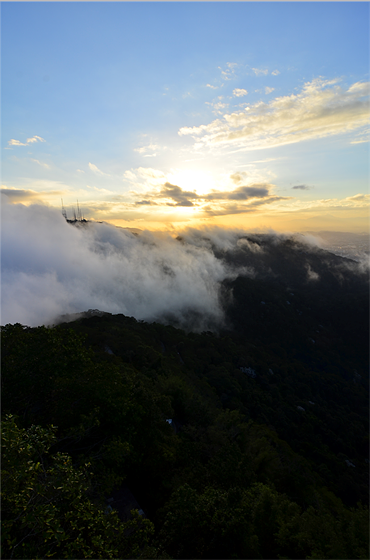
#> input picture resources/low-contrast.png, 370 x 560 px
$ python assignment03.py
#> lines starting #> are read from the running program, lines starting #| are printed output that depends on the picture; after the words box and inside, x2 and y2 are one past the last pixel; in counts of white or black regions, pixels touching at a corner belong together
#!/usr/bin/python3
"""
Assignment 03: Contrast correction in dark regions with histogram
equalization.
"""
import argparse

import cv2
import numpy as np


def main():
    """Entry-point"""
    parser = argparse.ArgumentParser(
        description="Dark regions contrast corrector.",
        formatter_class=argparse.ArgumentDefaultsHelpFormatter)
    parser.add_argument(
        '-i', '--inputImage',
        default='resources/low-contrast.png',
        help="Input image's path.")
    parser.add_argument(
        '--gray',
        action='store_const',
        const=True,
        help="Read image as grayscale (flag).")
    args = parser.parse_args()
    flag = cv2.IMREAD_GRAYSCALE if args.gray else cv2.IMREAD_COLOR
    img = cv2.imread(args.inputImage, flag)
#> img is the input picture: shape (560, 370, 3); mean B, G, R 102.3, 99.4, 91.6
    if img is None:
        raise RuntimeError('Image could not be loaded.')
    img2 = correct_contrast(img)
    cv2.imshow('input', img)
    cv2.imshow('output', img2)
    cv2.waitKey(0)
    cv2.destroyAllWindows()


def correct_contrast(img):
    """Corrects the constrast of dark regions on the image color or gray."""
    if len(img.shape) > 2:
        hsv = cv2.cvtColor(img, cv2.COLOR_BGR2HSV)
#> hsv: shape (560, 370, 3); mean H, S, V 69.4, 108.6, 111.8
        (h, s, v) = cv2.split(hsv)
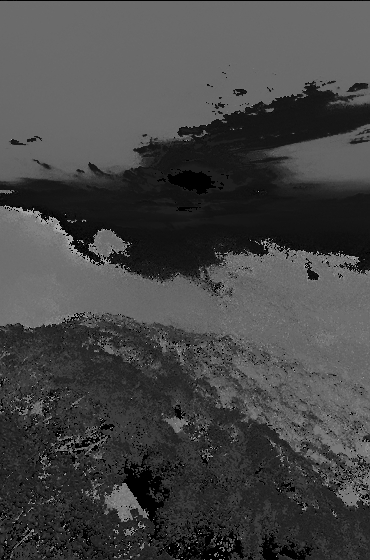
#> h: shape (560, 370); min 0, max 176, mean 69.4
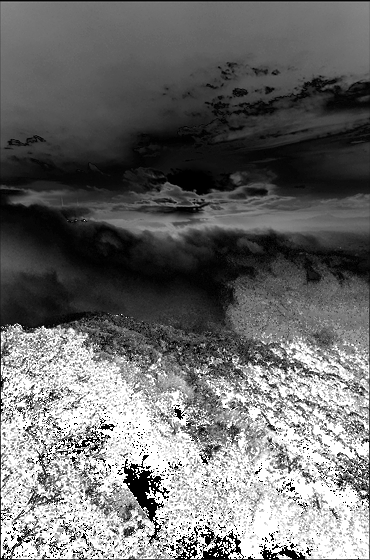
#> s: shape (560, 370); min 0, max 255, mean 108.6
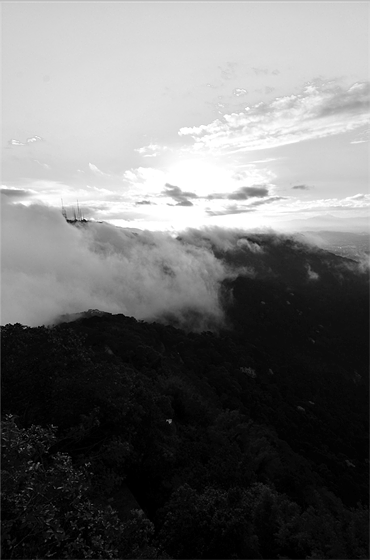
#> v: shape (560, 370); min 0, max 255, mean 111.8
        cv2.imshow('value in', v)
        v = do_correct_contrast(v)
        cv2.imshow('value out', v)
        hsv = cv2.merge((h, s, v))
        img_out = cv2.cvtColor(hsv, cv2.COLOR_HSV2BGR)
    else:
        img_out = do_correct_contrast(img)
    return img_out


def do_correct_contrast(img):
    """Corrects the constrast of dark regions on the gray image."""
    thr_val, thr_img = cv2.threshold(img, 0, 255,
                                     cv2.THRESH_BINARY_INV + cv2.THRESH_OTSU)
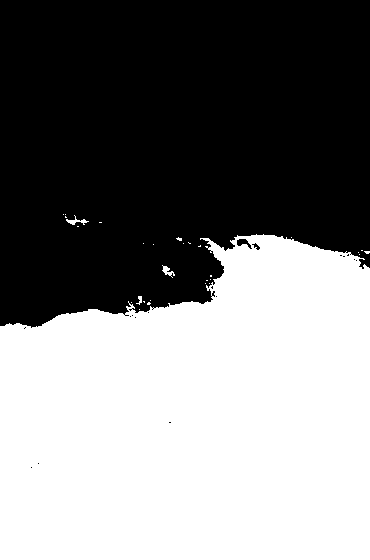
#> thr_img: shape (560, 370); 49.3% white; 30 white regions (26 under 20 px), largest, box (x1, y1, x2, y2) and area: (0, 234, 370, 560) 101933, (66, 215, 89, 225) 76, (162, 265, 175, 278) 69, (136, 296, 142, 305) 28
#> thr_val = 110
    thr_val = int(thr_val)
    print('Otsu threshold: {}'.format(thr_val))
#| Otsu threshold: 110
    hist, bins = np.histogram(img.flatten(), 256, [0, 256])
#> hist = 256 values, max 7742 at index 9, min 48 at index 87, mean 809.4; bins = 257 values from 0 to 256
    hist = hist[:thr_val]
#> hist = 110 values, max 7742 at index 9, min 48 at index 87, mean 927.7
    cum_hist = np.cumsum(hist)
#> cum_hist = 110 values from 4352 to 102048
    cum_hist_norm = cum_hist * (thr_val - 1) / cum_hist[-1]  # hist.max() == thr_val - 1
#> cum_hist_norm = 110 values from 4.65 to 109
    lut = np.arange(256, dtype=np.uint8)  # lut = [0, 1, 2, ..., 255]
    lut[:len(cum_hist_norm)] = cum_hist_norm  # override equalized values
    return lut[img]
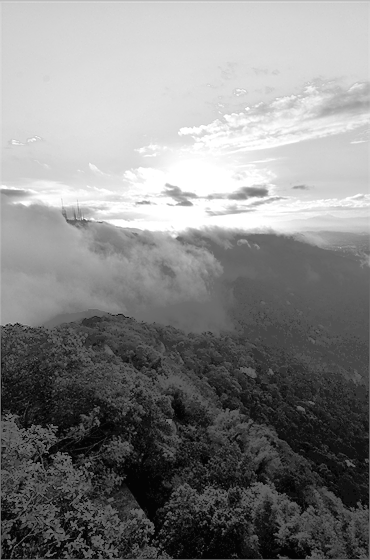
#> returned value: shape (560, 370); min 4, max 255, mean 132.2

if __name__ == '__main__':
    main()
#> in correct_contrast, `hsv = cv2.merge((h, s, v))`: hsv: shape (560, 370, 3); mean H, S, V 69.4, 108.6, 132.2
#> in correct_contrast, `img_out = cv2.cvtColor(hsv, cv2.COLOR_HSV2BGR)`:
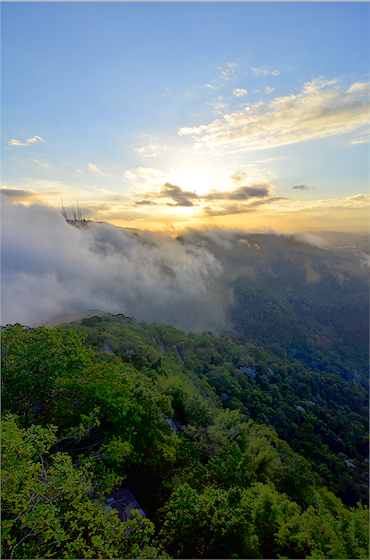
#> img_out: shape (560, 370, 3); mean B, G, R 113.7, 117.7, 104.4
